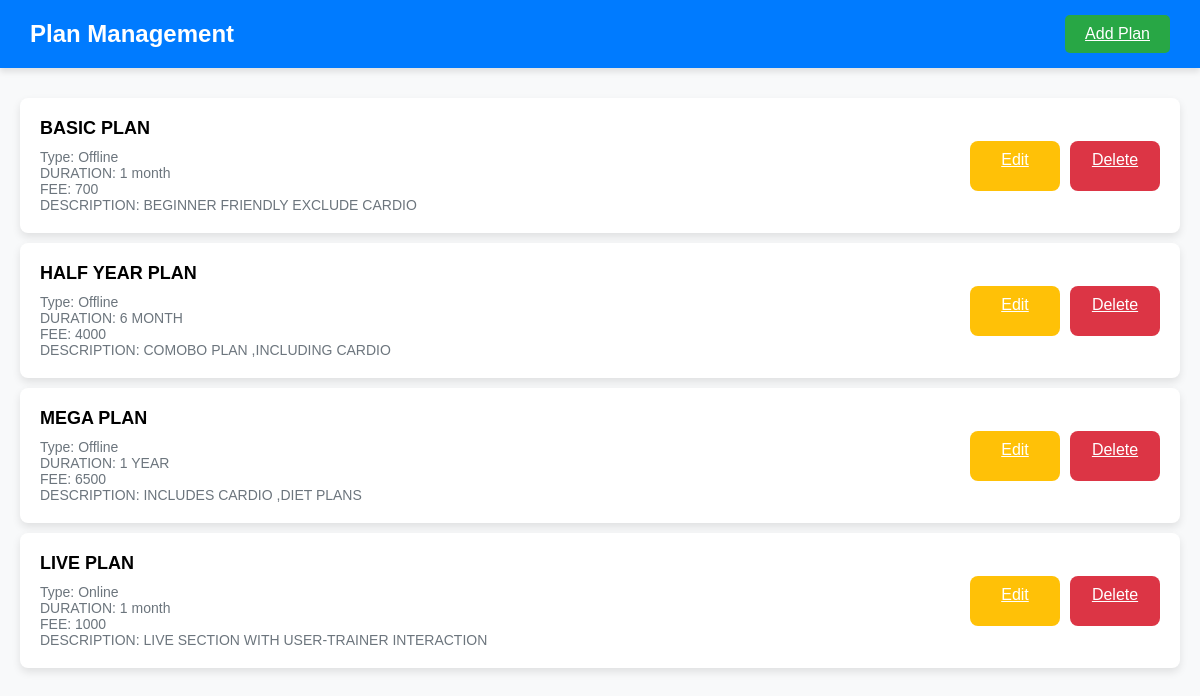
The app's page /plan_management/ with its own data.
### fitapp/models.py (models this page shows)
class plan(models.Model):
    Name = models.CharField(max_length=25)
    time_period = models.CharField(max_length=25)
    price = models.CharField(max_length=25)
    descrption = models.CharField(max_length=100)
    Type = models.CharField( max_length=50,blank=True, null=True)

### fitapp/views.py (the view)
# urls.py: path('plan_management/', views.plan_management, name='plan_management'),
def plan_management(request):
    plans = plan.objects.all()
    return render(request, 'f4fitness/plan_management.html',{'plans':plans})

### templates/f4fitness/plan_management.html (shortened to what this page needs)
<!DOCTYPE html>
<html lang="en">
<head>
    {% load static %}
    <link rel="stylesheet" href="https://cdnjs.cloudflare.com/ajax/libs/font-awesome/5.15.3/css/all.min.css">
</head>
<body>
    <div class="header">
        <h1>Plan Management</h1>
        <a class="add-plan-btn" href="{% url 'addplans'%}">Add Plan</a>
    </div>
    <div class="container">
        {% for plan in plans %}
        <div class="card">
            <div class="card-content">
                <h2 class="card-title">{{ plan.Name }}</h2>
                <p class="card-details">Type: {{ plan.Type }}</p>
                <p class="card-details">DURATION: {{ plan.time_period }}</p>
                <p class="card-details">FEE: {{ plan.price }}</p>
                <p class="card-details">DESCRIPTION: {{ plan.descrption }}</p>
            </div>
            <div class="card-buttons">
                <a href="{% url 'edit_plans' plan.id %}" class="edit-btn btn">Edit</a>
                <a href="{% url 'delete_plan' plan.id  %}" class="delete-btn btn" style="width:70px" >Delete</a>
            </div>
        </div>
        {% endfor %}
    </div>
</body>
</html>

### templates/f4fitness/plan_management.html (style rules this page uses)
body { font-family: Arial, sans-serif; background-color: #f8f9fa; margin: 0; padding: 0; }
.header { display: flex; justify-content: space-between; align-items: center; background-color: #007bff; color: #fff; padding: 15px 30px; box-shadow: 0 4px 6px rgba(0, 0, 0, 0.1); }
.header h1 { margin: 0; font-size: 24px; }
.add-plan-btn { background-color: #28a745; color: #fff; border: none; padding: 10px 20px; border-radius: 5px; cursor: pointer; font-size: 16px; }
.container { padding: 20px; }
.card { background-color: #fff; border-radius: 8px; box-shadow: 0 4px 8px rgba(0, 0, 0, 0.1); padding: 20px; margin: 10px 0; display: flex; justify-content: space-between; align-items: center; }
.card-content { display: flex; flex-direction: column; }
.card-title { font-size: 18px; font-weight: bold; margin: 0 0 10px; }
.card-details { color: #6c757d; font-size: 14px; margin: 0; }
.card-buttons { display: flex; gap: 10px; }
.edit-btn { background-color: #ffc107; color: #fff; }
.delete-btn { background-color: #dc3545; color: #fff; }
.btn { width: 70px; height: 30px; text-align: center; padding: 10px; border-radius: 8px; }

### records on screen
plan: Name "BASIC PLAN", Type "Offline", time_period "1 month", price "700", descrption "BEGINNER FRIENDLY EXCLUDE CARDIO"
plan: Name "HALF YEAR PLAN", Type "Offline", time_period "6 MONTH", price "4000", descrption "COMOBO PLAN ,INCLUDING CARDIO"
plan: Name "MEGA PLAN", Type "Offline", time_period "1 YEAR", price "6500", descrption "INCLUDES CARDIO ,DIET PLANS"
plan: Name "LIVE PLAN", Type "Online", time_period "1 month", price "1000", descrption "LIVE SECTION WITH USER-TRAINER INTERACTION"
